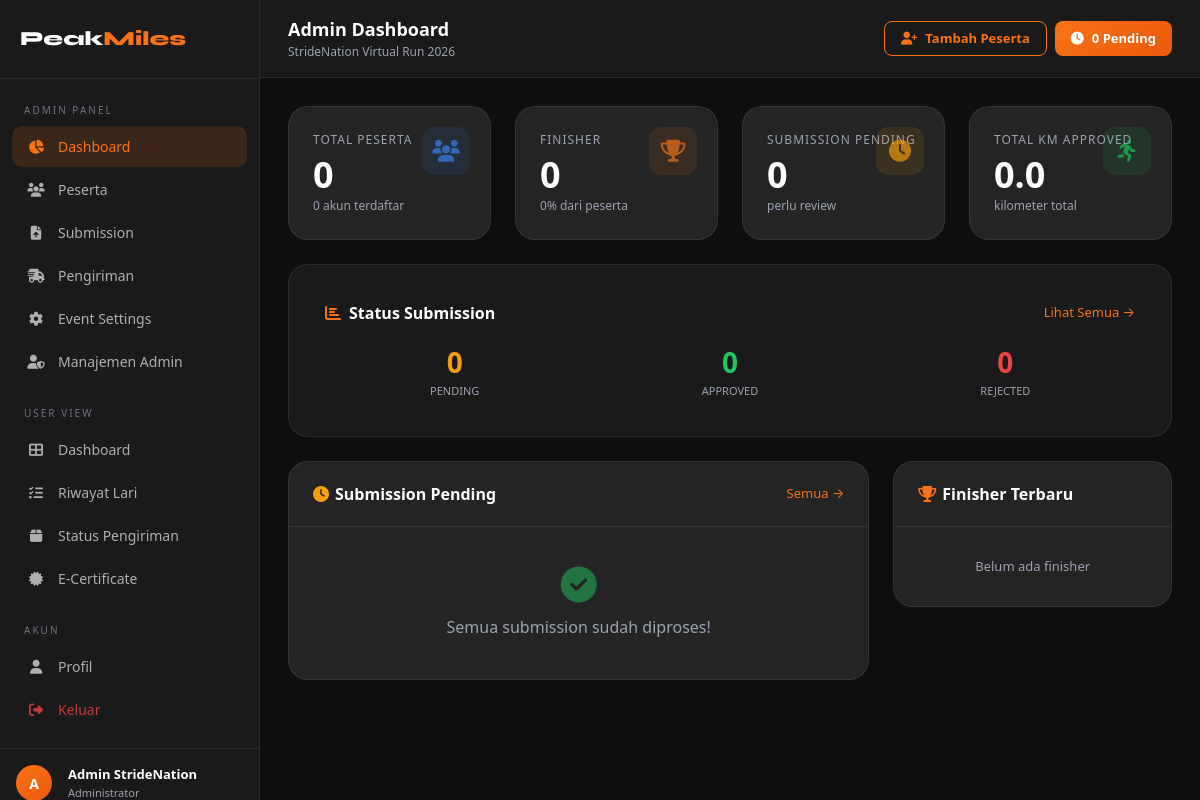
/admin/index.php (signed in), run on an earlier commit of the app's database.
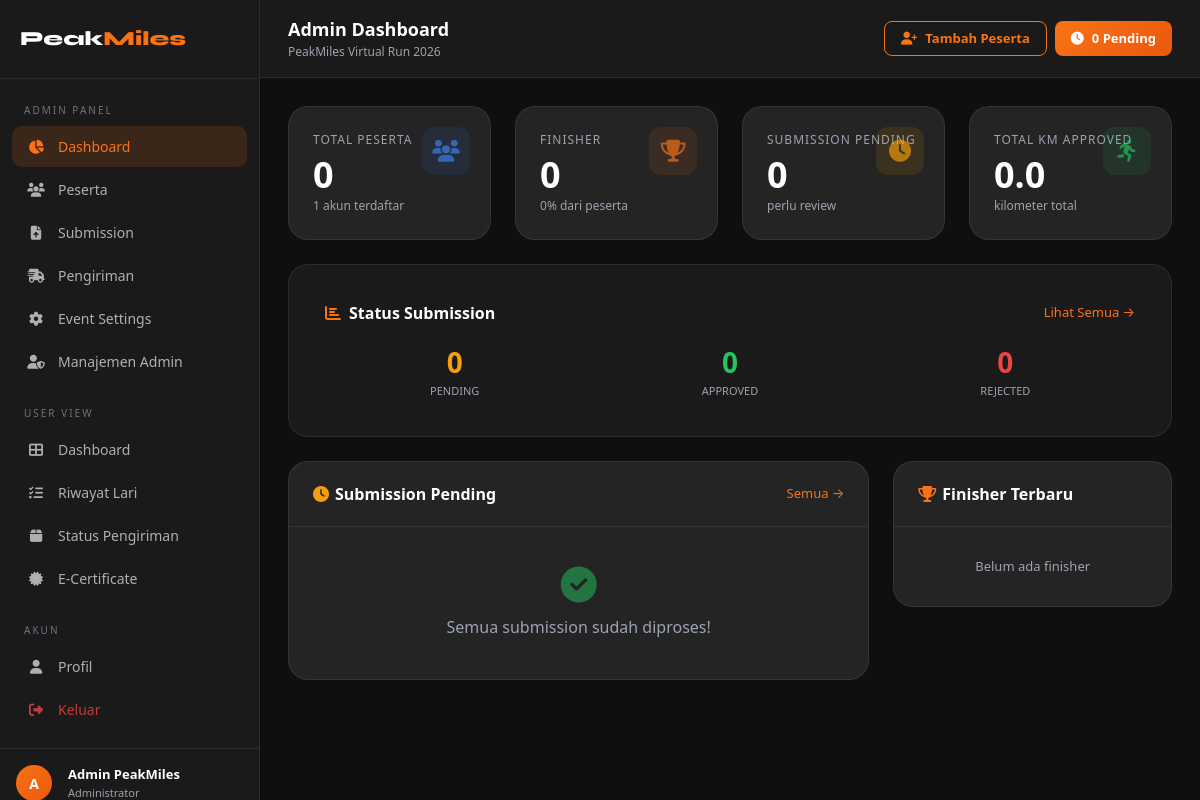
And on a later commit of the database.
### tables this page shows
CREATE TABLE IF NOT EXISTS users (
    id INT AUTO_INCREMENT PRIMARY KEY,
    name VARCHAR(100) NOT NULL,
    email VARCHAR(150) NOT NULL UNIQUE,
    phone VARCHAR(20),
    password_hash VARCHAR(255) NOT NULL,
    role ENUM('user', 'admin') DEFAULT 'user',
    is_active TINYINT(1) DEFAULT 1,
    reset_token VARCHAR(100) NULL,
    reset_expires DATETIME NULL,
    created_at DATETIME DEFAULT CURRENT_TIMESTAMP,
    updated_at DATETIME DEFAULT CURRENT_TIMESTAMP ON UPDATE CURRENT_TIMESTAMP
);

CREATE TABLE IF NOT EXISTS events (
    id INT AUTO_INCREMENT PRIMARY KEY,
    name VARCHAR(200) NOT NULL,
    slug VARCHAR(200) NOT NULL,
    description TEXT,
    start_date DATE NOT NULL,
    end_date DATE NOT NULL,
    target_10k DECIMAL(5,2) DEFAULT 10.00,
    target_21k DECIMAL(5,2) DEFAULT 21.00,
    fee_10k INT DEFAULT 179000,
    fee_21k INT DEFAULT 199000,
    registration_url VARCHAR(500) DEFAULT 'https://nusatix.com',
    is_active TINYINT(1) DEFAULT 1,
    banner_image VARCHAR(300) NULL,
    created_at DATETIME DEFAULT CURRENT_TIMESTAMP
);

### includes/functions.php (called while the page is built, shortened)
<?php
function getCurrentUser(): ?array {
    $db = getDB();
    $stmt = $db->prepare("SELECT u.*, p.dob, p.gender, p.address_full, p.province, p.city, p.postal_code, p.jersey_size
        FROM users u LEFT JOIN user_profiles p ON u.id = p.user_id WHERE u.id = ?");
    $stmt->execute([$_SESSION['user_id']]);
    return $stmt->fetch() ?: null;
}
function getActiveEvent(): ?array {
    $db = getDB();
    $stmt = $db->prepare("SELECT * FROM events WHERE is_active = 1 ORDER BY id DESC LIMIT 1");
    $stmt->execute();
    return $stmt->fetch() ?: null;
}
function sanitize(string $input): string {
    return htmlspecialchars(trim($input), ENT_QUOTES, 'UTF-8');
}

### admin/index.php (the view, shortened to what the rows shown need)
<?php
require_once __DIR__ . '/../includes/functions.php';
$db = getDB();
$event = getActiveEvent();
$events = $db->query("SELECT * FROM events ORDER BY is_active DESC, id DESC")->fetchAll();
?>
<!DOCTYPE html>
<html lang="id">
<head>
<link rel="stylesheet" href="<?= SITE_URL ?>/assets/css/style.css">
<link rel="stylesheet" href="https://cdn.jsdelivr.net/npm/bootstrap@5.3.0/dist/css/bootstrap.min.css">
<link rel="stylesheet" href="https://cdnjs.cloudflare.com/ajax/libs/font-awesome/6.4.0/css/all.min.css">
</head>
<body>
<div class="dashboard-layout">
  <?php require_once __DIR__ . '/../includes/sidebar.php'; ?>
  <div class="main-content">
    <div class="topbar">
      <div class="d-flex align-items-center gap-3">
        <div>
          <div class="topbar-title">Admin Dashboard</div>
          <div style="font-size:12px;color:var(--gray-light);"><?= $event ? sanitize($event['name']) : 'Tidak ada event aktif' ?></div>
        </div>
      </div>
    </div>
  </div>
</div>
</body>
</html>

### includes/sidebar.php (shortened to what the rows shown need)
<?php
require_once __DIR__ . '/functions.php';
$currentUser = getCurrentUser();
?>
<aside class="sidebar" id="sidebar">
  <div class="sidebar-user">
    <div class="d-flex align-items-center gap-3">
      <div style="width:36px;height:36px;border-radius:50%;background:linear-gradient(135deg,var(--primary),var(--primary-dark));display:flex;align-items:center;justify-content:center;font-weight:700;font-size:14px;color:#fff;flex-shrink:0;">
        <?= strtoupper(substr($currentUser['name'], 0, 1)) ?>
      </div>
      <div class="sidebar-user-info">
        <div class="sidebar-user-name"><?= sanitize($currentUser['name']) ?></div>
        <div class="sidebar-user-role"><?= $currentUser['role'] === 'admin' ? 'Administrator' : 'Peserta' ?></div>
      </div>
    </div>
  </div>
</aside>

What changed in the data, as far as the page shows it:
changed users: name "Admin StrideNation" → "Admin PeakMiles"
changed events: name "StrideNation Virtual Run 2026" → "PeakMiles Virtual Run 2026"
Also different on the page:
$totalUsers: "0" → "1"
